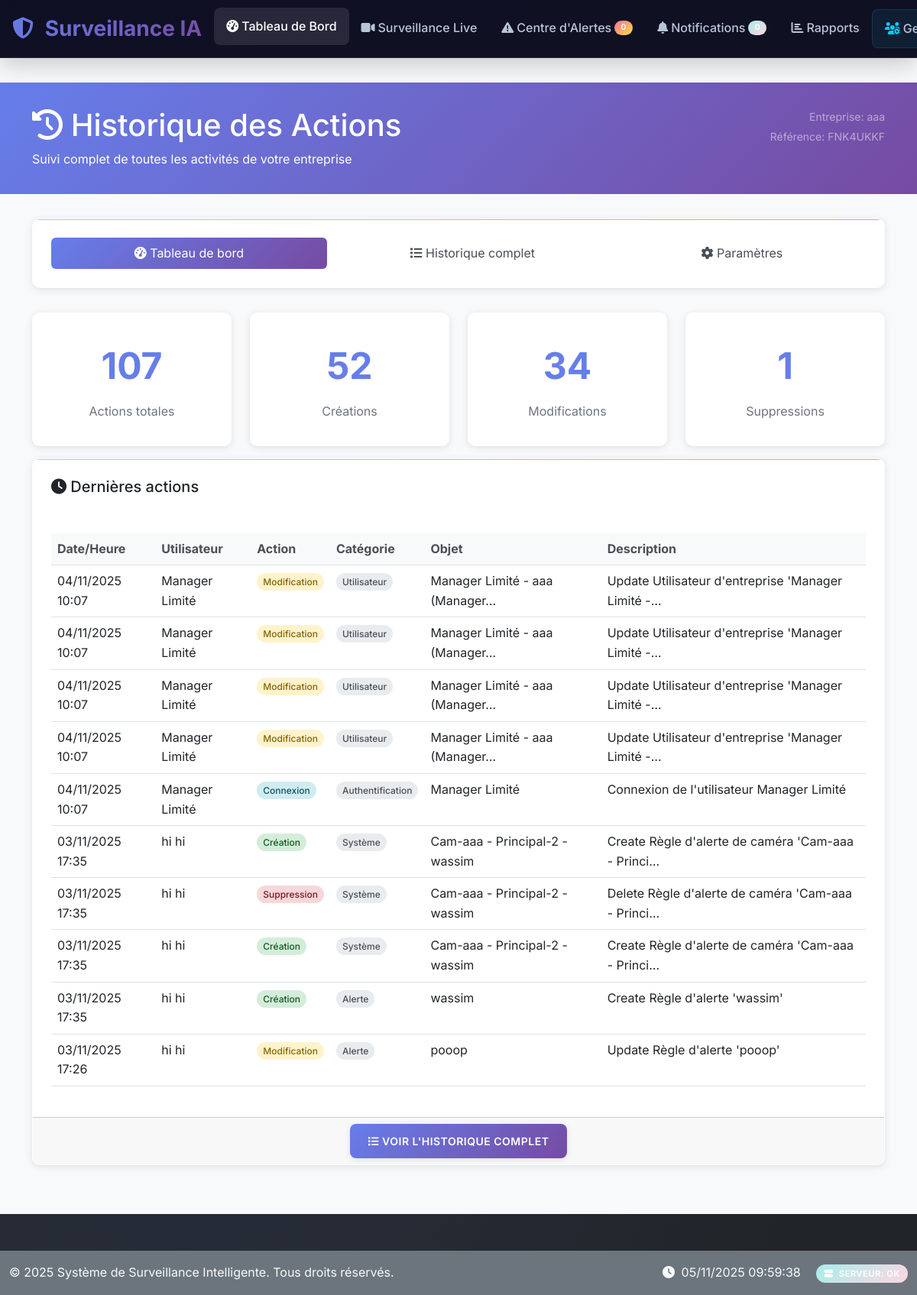
The page /history/ (signed in) on the database as committed earlier.
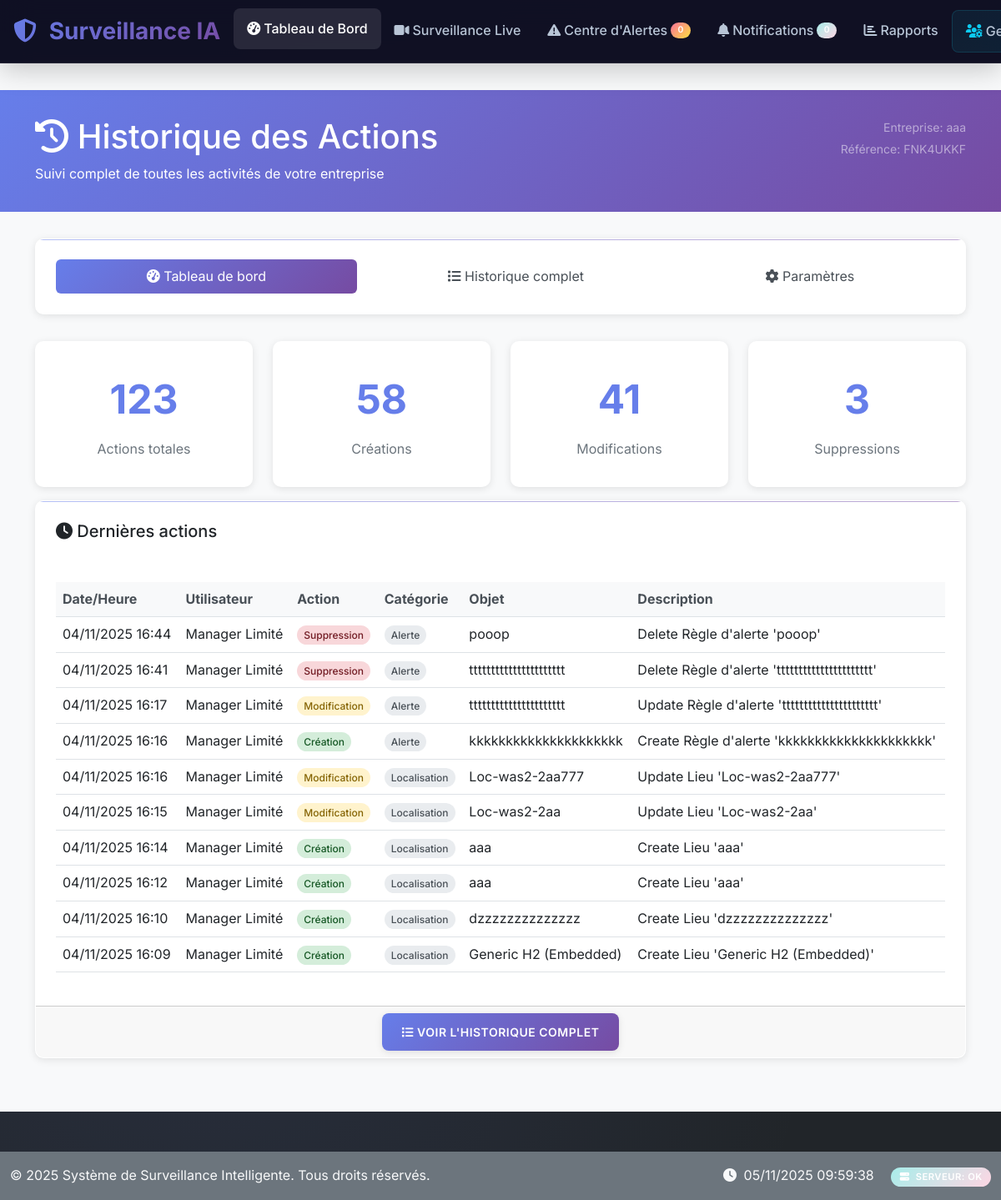
The same page on the database as committed later.
### history/models.py (models this page shows, shortened)
class HistoryEntry(models.Model):
    ACTION_CHOICES = [
        ('create', 'Création'),
        ('update', 'Modification'),
        ('delete', 'Suppression'),
        ('login', 'Connexion'),
        ('logout', 'Déconnexion'),
        ('view', 'Consultation'),
        ('export', 'Exportation'),
        ('import', 'Importation'),
        ('activate', 'Activation'),
        ('deactivate', 'Désactivation'),
        ('assign', 'Attribution'),
        ('unassign', 'Retrait d\'attribution'),
    ]
    CATEGORY_CHOICES = [
        ('user', 'Utilisateur'),
        ('company', 'Entreprise'),
        ('location', 'Localisation'),
        ('zone', 'Zone'),
        ('camera', 'Caméra'),
        ('alert', 'Alerte'),
        ('detection', 'Détection'),
        ('incident', 'Incident'),
        ('recording', 'Enregistrement'),
        ('settings', 'Paramètres'),
        ('system', 'Système'),
        ('auth', 'Authentification'),
        ('report', 'Rapport'),
        ('notification', 'Notification'),
    ]
    timestamp = models.DateTimeField(default=timezone.now, verbose_name="Horodatage")
    user = models.ForeignKey(
        User,
        on_delete=models.SET_NULL,
        null=True,
        blank=True,
        related_name='history_entries',
        verbose_name="Utilisateur"
    )
    action = models.CharField(max_length=20, choices=ACTION_CHOICES, verbose_name="Action")
    category = models.CharField(max_length=20, choices=CATEGORY_CHOICES, verbose_name="Catégorie")
    content_type = models.ForeignKey(ContentType, on_delete=models.CASCADE, null=True, blank=True)
    object_id = models.PositiveIntegerField(null=True, blank=True)
    content_object = GenericForeignKey('content_type', 'object_id')
    object_name = models.CharField(max_length=255, verbose_name="Nom de l'objet", help_text="Nom/titre de l'objet modifié")
    description = models.TextField(verbose_name="Description", help_text="Description détaillée de l'action")
    old_values = models.JSONField(null=True, blank=True, verbose_name="Anciennes valeurs")
    new_values = models.JSONField(null=True, blank=True, verbose_name="Nouvelles valeurs")
    changed_fields = models.JSONField(null=True, blank=True, verbose_name="Champs modifiés")
    ip_address = models.GenericIPAddressField(null=True, blank=True, verbose_name="Adresse IP")
    user_agent = models.TextField(blank=True, verbose_name="User Agent")
    session_key = models.CharField(max_length=40, blank=True, verbose_name="Clé de session")
    company = models.ForeignKey(
        'companies.Company',
        on_delete=models.CASCADE,
        null=True,
        blank=True,
        related_name='history_entries',
        verbose_name="Entreprise"
    )
    subcompany = models.ForeignKey(
        'companies.SubCompany',
        on_delete=models.CASCADE,
        null=True,
        blank=True,
        related_name='history_entries',
        verbose_name="Sous-entreprise"
    )
    location = models.ForeignKey(
        'monitoring.Location',
        on_delete=models.SET_NULL,
        null=True,
        blank=True,
        related_name='history_entries',
        verbose_name="Localisation"
    )
    is_sensitive = models.BooleanField(default=False, verbose_name="Données sensibles")
    is_system_action = models.BooleanField(default=False, verbose_name="Action système")
    class Meta:
        verbose_name = "Entrée d'historique"
        verbose_name_plural = "Entrées d'historique"
        ordering = ['-timestamp']
        indexes = [
            models.Index(fields=['timestamp']),
            models.Index(fields=['user', 'timestamp']),
            models.Index(fields=['company', 'timestamp']),
            models.Index(fields=['category', 'timestamp']),
            models.Index(fields=['action', 'timestamp']),
            models.Index(fields=['content_type', 'object_id']),
        ]

### history/views.py (the view)
# urls.py: path('', views.history_dashboard, name='dashboard'),
@login_required
def history_dashboard(request):
    if not hasattr(request.user, 'company_profile'):
        messages.error(request, "Vous devez être associé à une entreprise pour accéder à l'historique.")
        return redirect('dashboard')
    company_user = request.user.company_profile
    if not company_user.is_manager and not company_user.is_owner:
        messages.error(request, "Vous n'avez pas les permissions pour accéder à l'historique.")
        return redirect('dashboard')
    company = company_user.company
    week_ago = timezone.now() - timedelta(days=7)
    stats = get_history_stats(company=company, date_from=week_ago)
    recent_entries = HistoryEntry.objects.filter(company=company)\
                                        .select_related('user', 'company', 'location')\
                                        .order_by('-timestamp')[:10]
    daily_activity = []
    for i in range(7):
        date = timezone.now().date() - timedelta(days=i)
        count = HistoryEntry.objects.filter(
            company=company,
            timestamp__date=date
        ).count()
        daily_activity.append({
            'date': date.strftime('%d/%m'),
            'count': count
        })
    daily_activity.reverse()
    context = {
        'stats': stats,
        'recent_entries': recent_entries,
        'daily_activity': daily_activity,
        'company': company,
    }
    return render(request, 'history/dashboard_simple.html', context)

### companies/models.py (called while the page is built)
    @property
    def is_owner(self):
        return self.role == 'owner'

    @property
    def is_manager(self):
        return self.role == 'manager'

    def get_accessible_subcompanies(self):
        if self.is_owner:
            return SubCompany.objects.filter(is_active=True)
        elif self.is_manager:
            assigned_subcompanies = self.subcompanies.filter(is_active=True)
            if assigned_subcompanies.exists():
                return assigned_subcompanies
            else:
                return self.company.subcompanies.filter(is_active=True)
        else:
            return self.subcompanies.filter(is_active=True)

### templates/history/dashboard_simple.html (shortened to what the changed rows need)
{% extends "base.html" %}
{% load static %}
{% block content %}
<div class="history-header">
    <div class="container">
        <div class="row">
            <div class="col-md-8">
                <h1><i class="fas fa-history"></i> Historique des Actions</h1>
            </div>
        </div>
    </div>
</div>
<div class="container">
    <div class="row">
        <div class="col-md-3">
            <div class="stat-card">
                <div class="stat-number">{{ stats.total_entries|default:0 }}</div>
                <div class="stat-label">Actions totales</div>
            </div>
        </div>
        <div class="col-md-3">
            <div class="stat-card">
                <div class="stat-number">{{ stats.by_action.create|default:0 }}</div>
                <div class="stat-label">Créations</div>
            </div>
        </div>
        <div class="col-md-3">
            <div class="stat-card">
                <div class="stat-number">{{ stats.by_action.update|default:0 }}</div>
                <div class="stat-label">Modifications</div>
            </div>
        </div>
        <div class="col-md-3">
            <div class="stat-card">
                <div class="stat-number">{{ stats.by_action.delete|default:0 }}</div>
                <div class="stat-label">Suppressions</div>
            </div>
        </div>
    </div>
    <div class="card">
        <div class="card-body">
            {% if recent_entries %}
                <div class="table-responsive">
                    <table class="table table-hover">
                        <thead>
                            <tr>
                                <th>Date/Heure</th>
                                <th>Utilisateur</th>
                                <th>Action</th>
                                <th>Catégorie</th>
                                <th>Objet</th>
                                <th>Description</th>
                            </tr>
                        </thead>
                        <tbody>
                            {% for entry in recent_entries %}
                            <tr>
                                <td>{{ entry.timestamp|date:"d/m/Y H:i" }}</td>
                                <td>
                                    {% if entry.user %}
                                        {{ entry.user.get_full_name|default:entry.user.username }}
                                    {% else %}
                                        <em class="text-muted">Système</em>
                                    {% endif %}
                                </td>
                                <td>
                                    <span class="action-badge action-{{ entry.action }}">
                                        {{ entry.get_action_display }}
                                    </span>
                                </td>
                                <td>
                                    <span class="category-badge">
                                        {{ entry.get_category_display }}
                                    </span>
                                </td>
                                <td>{{ entry.object_name|truncatechars:30 }}</td>
                                <td>{{ entry.description|truncatechars:50 }}</td>
                            </tr>
                            {% endfor %}
                        </tbody>
                    </table>
                </div>
            {% else %}
                <div class="text-center text-muted py-4">
                    <i class="fas fa-inbox fa-3x mb-3"></i>
                    <h5>Aucune activité récente</h5>
                    <p>Les actions de votre entreprise apparaîtront ici.</p>
                </div>
            {% endif %}
        </div>
    </div>
</div>
{% endblock %}

Rows that differ between the two databases and show on the page:
no longer on this page (row unchanged): HistoryEntry: timestamp "04/11/2025 10:07", user.get_full_name "Manager Limité", action "Modification", category "Utilisateur", object_name "Manager Limité - aaa (Manager…", description "Update Utilisateur d'entreprise 'Manager Limité -…"
no longer on this page (row unchanged): HistoryEntry: timestamp "04/11/2025 10:07", user.get_full_name "Manager Limité", action "Modification", category "Utilisateur", object_name "Manager Limité - aaa (Manager…", description "Update Utilisateur d'entreprise 'Manager Limité -…"
no longer on this page (row unchanged): HistoryEntry: timestamp "04/11/2025 10:07", user.get_full_name "Manager Limité", action "Modification", category "Utilisateur", object_name "Manager Limité - aaa (Manager…", description "Update Utilisateur d'entreprise 'Manager Limité -…"
no longer on this page (row unchanged): HistoryEntry: timestamp "04/11/2025 10:07", user.get_full_name "Manager Limité", action "Modification", category "Utilisateur", object_name "Manager Limité - aaa (Manager…", description "Update Utilisateur d'entreprise 'Manager Limité -…"
no longer on this page (row unchanged): HistoryEntry: timestamp "04/11/2025 10:07", user.get_full_name "Manager Limité", action "Connexion", category "Authentification", object_name "Manager Limité", description "Connexion de l'utilisateur Manager Limité"
no longer on this page (row unchanged): HistoryEntry: timestamp "03/11/2025 17:35", user.get_full_name "hi hi", action "Création", category "Système", object_name "Cam-aaa - Principal-2 - wassim", description "Create Règle d'alerte de caméra 'Cam-aaa - Princi…"
no longer on this page (row unchanged): HistoryEntry: timestamp "03/11/2025 17:35", user.get_full_name "hi hi", action "Suppression", category "Système", object_name "Cam-aaa - Principal-2 - wassim", description "Delete Règle d'alerte de caméra 'Cam-aaa - Princi…"
no longer on this page (row unchanged): HistoryEntry: timestamp "03/11/2025 17:35", user.get_full_name "hi hi", action "Création", category "Système", object_name "Cam-aaa - Principal-2 - wassim", description "Create Règle d'alerte de caméra 'Cam-aaa - Princi…"
no longer on this page (row unchanged): HistoryEntry: timestamp "03/11/2025 17:35", user.get_full_name "hi hi", action "Création", category "Alerte", object_name "wassim", description "Create Règle d'alerte 'wassim'"
no longer on this page (row unchanged): HistoryEntry: timestamp "03/11/2025 17:26", user.get_full_name "hi hi", action "Modification", category "Alerte", object_name "pooop", description "Update Règle d'alerte 'pooop'"
added HistoryEntry: timestamp "04/11/2025 16:44", user.get_full_name "Manager Limité", action "Suppression", category "Alerte", object_name "pooop", description "Delete Règle d'alerte 'pooop'"
added HistoryEntry: timestamp "04/11/2025 16:41", user.get_full_name "Manager Limité", action "Suppression", category "Alerte", object_name "tttttttttttttttttttttt", description "Delete Règle d'alerte 'tttttttttttttttttttttt'"
added HistoryEntry: timestamp "04/11/2025 16:17", user.get_full_name "Manager Limité", action "Modification", category "Alerte", object_name "tttttttttttttttttttttt", description "Update Règle d'alerte 'tttttttttttttttttttttt'"
added HistoryEntry: timestamp "04/11/2025 16:16", user.get_full_name "Manager Limité", action "Création", category "Alerte", object_name "kkkkkkkkkkkkkkkkkkkkk", description "Create Règle d'alerte 'kkkkkkkkkkkkkkkkkkkkk'"
added HistoryEntry: timestamp "04/11/2025 16:16", user.get_full_name "Manager Limité", action "Modification", category "Localisation", object_name "Loc-was2-2aa777", description "Update Lieu 'Loc-was2-2aa777'"
added HistoryEntry: timestamp "04/11/2025 16:15", user.get_full_name "Manager Limité", action "Modification", category "Localisation", object_name "Loc-was2-2aa", description "Update Lieu 'Loc-was2-2aa'"
added HistoryEntry: timestamp "04/11/2025 16:14", user.get_full_name "Manager Limité", action "Création", category "Localisation", object_name "aaa", description "Create Lieu 'aaa'"
added HistoryEntry: timestamp "04/11/2025 16:12", user.get_full_name "Manager Limité", action "Création", category "Localisation", object_name "aaa", description "Create Lieu 'aaa'"
added HistoryEntry: timestamp "04/11/2025 16:10", user.get_full_name "Manager Limité", action "Création", category "Localisation", object_name "dzzzzzzzzzzzzzz", description "Create Lieu 'dzzzzzzzzzzzzzz'"
added HistoryEntry: timestamp "04/11/2025 16:09", user.get_full_name "Manager Limité", action "Création", category "Localisation", object_name "Generic H2 (Embedded)", description "Create Lieu 'Generic H2 (Embedded)'"
Other text that changed with them:
{{ stats.total_entries|default:0 }}: "107" → "123"
{{ stats.by_action.create|default:0 }}: "52" → "58"
{{ stats.by_action.update|default:0 }}: "34" → "41"
{{ stats.by_action.delete|default:0 }}: "1" → "3"
